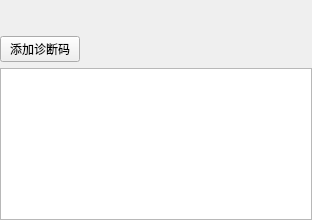
<?xml version="1.0" encoding="UTF-8"?>
<ui version="4.0">
 <class>EcuAddrDtcItemForm</class>
 <widget class="QWidget" name="EcuAddrDtcItemForm">
  <property name="geometry">
   <rect>
    <x>0</x>
    <y>0</y>
    <width>312</width>
    <height>220</height>
   </rect>
  </property>
  <property name="windowTitle">
   <string>Form</string>
  </property>
  <layout class="QVBoxLayout" name="verticalLayout_3">
   <property name="leftMargin">
    <number>0</number>
   </property>
   <property name="topMargin">
    <number>0</number>
   </property>
   <property name="rightMargin">
    <number>0</number>
   </property>
   <property name="bottomMargin">
    <number>0</number>
   </property>
   <item>
    <widget class="QWidget" name="widget_ecuAddr" native="true">
     <property name="minimumSize">
      <size>
       <width>0</width>
       <height>30</height>
      </size>
     </property>
     <layout class="QVBoxLayout" name="verticalLayout_2">
      <property name="leftMargin">
       <number>0</number>
      </property>
      <property name="topMargin">
       <number>0</number>
      </property>
      <property name="rightMargin">
       <number>0</number>
      </property>
      <property name="bottomMargin">
       <number>0</number>
      </property>
      <item>
       <layout class="QVBoxLayout" name="verticalLayout"/>
      </item>
     </layout>
    </widget>
   </item>
   <item>
    <layout class="QHBoxLayout" name="horizontalLayout">
     <item>
      <widget class="QPushButton" name="pushButton_addDiagnoseCode">
       <property name="text">
        <string>添加诊断码</string>
       </property>
      </widget>
     </item>
     <item>
      <spacer name="horizontalSpacer">
       <property name="orientation">
        <enum>Qt::Horizontal</enum>
       </property>
       <property name="sizeHint" stdset="0">
        <size>
         <width>40</width>
         <height>20</height>
        </size>
       </property>
      </spacer>
     </item>
    </layout>
   </item>
   <item>
    <widget class="QListWidget" name="listWidget_diagnoseCode"/>
   </item>
  </layout>
 </widget>
 <resources/>
 <connections/>
</ui>
